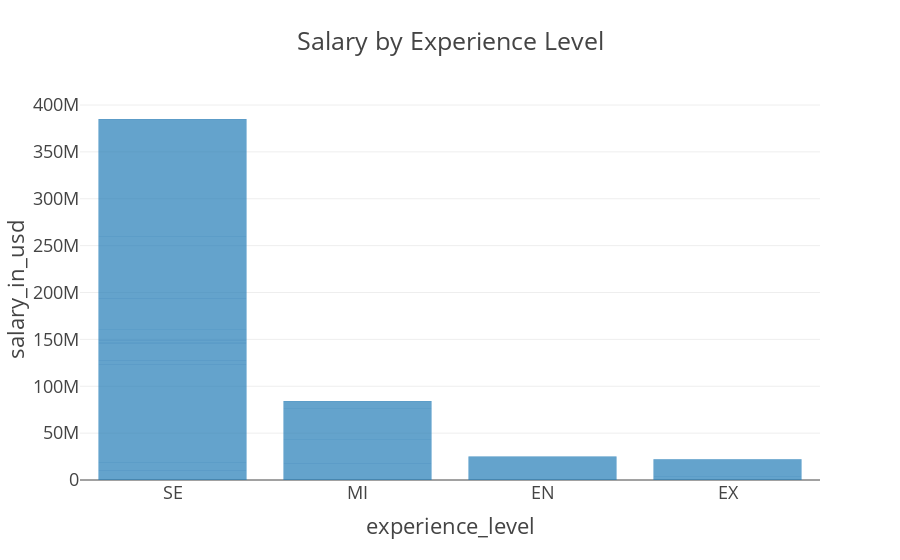

The code cell stored with this chart in its notebook:
### Markdown cell above
¿Cuál es el salario promedio por nivel de experiencia?

### Code cell
fig = px.bar(df, x='experience_level', y='salary_in_usd', template="presentation", title="Salary by Experience Level")
fig.show()

### Figure 1 — Plotly figure (JSON) as saved in the notebook; plotly's stock layout.template omitted (floating-point values rounded to 4 significant figures; data arrays with more than 128 entries replaced by an {"elided": "..."} marker saying what was removed)
{"data": [{"alignmentgroup": "True", "hovertemplate": "experience_level=%{x}<br>salary_in_usd=%{y}<extra></extra>", "legendgroup": "", "marker": {"color": "#1F77B4", "pattern": {"shape": ""}}, "name": "", "offsetgroup": "", "orientation": "v", "showlegend": false, "textposition": "auto", "type": "bar", "x": {"elided": "3755 str values"}, "xaxis": "x", "y": {"elided": "3755 int values"}, "yaxis": "y"}], "layout": {"barmode": "relative", "legend": {"tracegroupgap": 0}, "title": {"text": "Salary by Experience Level"}, "xaxis": {"anchor": "y", "domain": [0, 1], "title": {"text": "experience_level"}}, "yaxis": {"anchor": "x", "domain": [0, 1], "title": {"text": "salary_in_usd"}}}}
